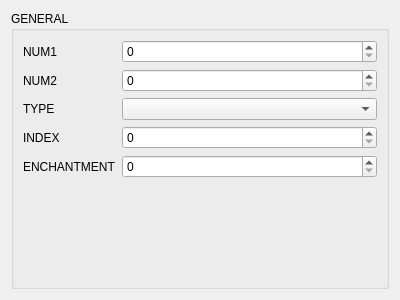
<?xml version="1.0" encoding="UTF-8"?>
<ui version="4.0">
 <class>BustersItemTabForm</class>
 <widget class="QWidget" name="BustersItemTabForm">
  <property name="geometry">
   <rect>
    <x>0</x>
    <y>0</y>
    <width>400</width>
    <height>300</height>
   </rect>
  </property>
  <property name="windowTitle">
   <string notr="true">Form</string>
  </property>
  <layout class="QHBoxLayout" name="horizontalLayout">
   <item>
    <widget class="QGroupBox" name="groupBox_4">
     <property name="title">
      <string>GENERAL</string>
     </property>
     <layout class="QVBoxLayout" name="verticalLayout_2">
      <item>
       <layout class="QFormLayout" name="formLayout">
        <item row="0" column="0">
         <widget class="QLabel" name="num1Label">
          <property name="text">
           <string>NUM1</string>
          </property>
         </widget>
        </item>
        <item row="0" column="1">
         <widget class="QSpinBox" name="num1SB">
          <property name="maximum">
           <number>65535</number>
          </property>
         </widget>
        </item>
        <item row="1" column="0">
         <widget class="QLabel" name="num2Label">
          <property name="text">
           <string>NUM2</string>
          </property>
         </widget>
        </item>
        <item row="1" column="1">
         <widget class="QSpinBox" name="num2SB">
          <property name="maximum">
           <number>65535</number>
          </property>
         </widget>
        </item>
        <item row="2" column="0">
         <widget class="QLabel" name="itemLabel">
          <property name="text">
           <string>TYPE</string>
          </property>
         </widget>
        </item>
        <item row="2" column="1">
         <widget class="QComboBox" name="itemCB">
          <property name="minimumSize">
           <size>
            <width>180</width>
            <height>0</height>
           </size>
          </property>
         </widget>
        </item>
        <item row="3" column="0">
         <widget class="QLabel" name="countLabel">
          <property name="text">
           <string>INDEX</string>
          </property>
         </widget>
        </item>
        <item row="3" column="1">
         <widget class="QSpinBox" name="countSB">
          <property name="maximum">
           <number>255</number>
          </property>
         </widget>
        </item>
        <item row="4" column="1">
         <widget class="QSpinBox" name="enchantmentSB">
          <property name="maximum">
           <number>99</number>
          </property>
         </widget>
        </item>
        <item row="4" column="0">
         <widget class="QLabel" name="enchantmentLabel">
          <property name="text">
           <string>ENCHANTMENT</string>
          </property>
         </widget>
        </item>
       </layout>
      </item>
     </layout>
    </widget>
   </item>
  </layout>
 </widget>
 <resources/>
 <connections/>
</ui>
